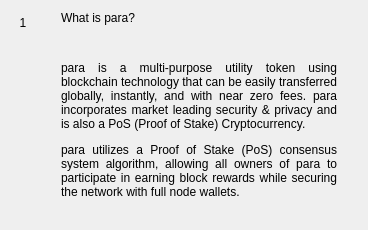
                  <widget class="QWidget" name="widgetFaq1" native="true">
                   <property name="minimumSize">
                    <size>
                     <width>300</width>
                     <height>0</height>
                    </size>
                   </property>
                   <layout class="QHBoxLayout" name="horizontalLayout_1" stretch="0,1">
                    <item alignment="Qt::AlignTop">
                     <widget class="QLabel" name="labelNumber1">
                      <property name="minimumSize">
                       <size>
                        <width>24</width>
                        <height>24</height>
                       </size>
                      </property>
                      <property name="maximumSize">
                       <size>
                        <width>16777215</width>
                        <height>24</height>
                       </size>
                      </property>
                      <property name="text">
                       <string>1</string>
                      </property>
                      <property name="alignment">
                       <set>Qt::AlignCenter</set>
                      </property>
                     </widget>
                    </item>
                    <item>
                     <layout class="QVBoxLayout" name="verticalLayout_61">
                      <property name="leftMargin">
                       <number>20</number>
                      </property>
                      <property name="rightMargin">
                       <number>20</number>
                      </property>
                      <item>
                       <widget class="QLabel" name="labelSubtitle1">
                        <property name="text">
                         <string>What is para?</string>
                        </property>
                        <property name="wordWrap">
                         <bool>true</bool>
                        </property>
                       </widget>
                      </item>
                      <item>
                       <spacer name="verticalSpacer_10">
                        <property name="orientation">
                         <enum>Qt::Vertical</enum>
                        </property>
                        <property name="sizeType">
                         <enum>QSizePolicy::Fixed</enum>
                        </property>
                        <property name="sizeHint" stdset="0">
                         <size>
                          <width>20</width>
                          <height>30</height>
                         </size>
                        </property>
                       </spacer>
                      </item>
                      <item>
                       <widget class="QLabel" name="labelContent1">
                        <property name="text">
                         <string>
                           &lt;html&gt;&lt;head/&gt;&lt;body&gt;&lt;p align=&quot;justify&quot;&gt;
                           para is a multi-purpose utility token using blockchain technology
                           that can be easily transferred globally, instantly, and with near
                           zero fees.  para incorporates market leading security &amp;
                           privacy and is also a PoS (Proof of Stake) Cryptocurrency.
                           &lt;/p&gt;&lt;p align=&quot;justify&quot;&gt;
                           para utilizes a Proof of Stake (PoS) consensus system algorithm,
                           allowing all owners of para to participate in earning block rewards
                           while securing the network with full node wallets.
                           &lt;/p&gt;&lt;/body&gt;&lt;/html&gt;
                         </string>
                        </property>
                        <property name="alignment">
                         <set>Qt::AlignLeading|Qt::AlignLeft|Qt::AlignTop</set>
                        </property>
                        <property name="wordWrap">
                         <bool>true</bool>
                        </property>
                       </widget>
                      </item>
                      <item>
                       <spacer name="verticalSpacer_11">
                        <property name="orientation">
                         <enum>Qt::Vertical</enum>
                        </property>
                        <property name="sizeHint" stdset="0">
                         <size>
                          <width>20</width>
                          <height>20</height>
                         </size>
                        </property>
                       </spacer>
                      </item>
                     </layout>
                    </item>
                   </layout>
                  </widget>
